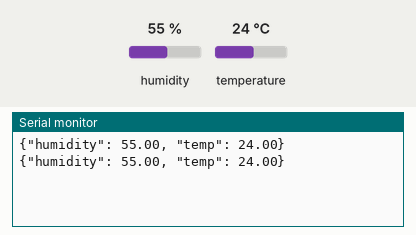
A sketch run on a simulated ESP8266 (NodeMCU). On the bench: the last lines printed to the serial monitor. The inputs (shaded band) are chosen by the test bench; at power-on: humidity 55 %, temperature 24 °C.

Above: at 2.8 s.
2.9 s: humidity set to 22 %
At 5.2 s:
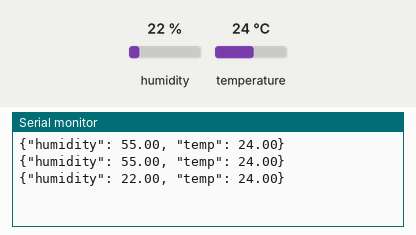
5.6 s: temperature set to 12 °C
At 7.1 s:
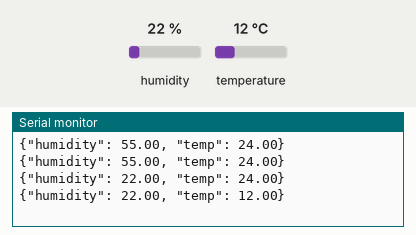
8.3 s: humidity set to 40 %
At 10.9 s:
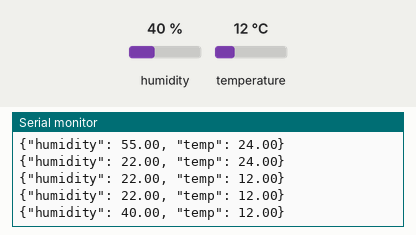
Timing chart, 0 to 12.4 s (numbered marks = the images above; inputs shaded):
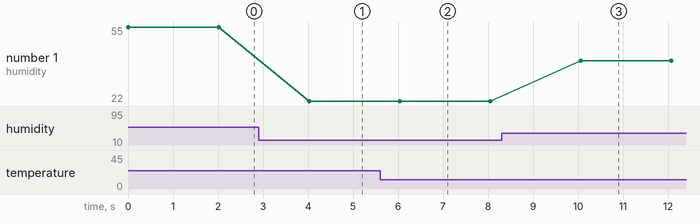

Measured:
- after the input at 2.9 s, the serial monitor: prints a new line after 1.1 s (image 1)
- after the input at 5.6 s, the serial monitor: prints a new line after 0.44 s (image 2)
- after the input at 8.3 s, the serial monitor: prints a new line after 1.8 s (image 3)
- plotted number 1: 55 → 22 after the input at 2.9 s, 22 → 40 after the input at 8.3 s

The sketch:

DHT11.test.ino
```cpp
#include <DHTesp.h>

DHTesp dht;

void setup() {
    Serial.begin(115200);
    dht.setup(D8, DHTesp::DHT11);
}

void loop() {
    float h = dht.getHumidity();
    float t = dht.getTemperature();

    Serial.print("{\"humidity\": ");
    Serial.print(h);
    Serial.print(", \"temp\": ");
    Serial.print(t);
    Serial.print("}\n");

    delay(2000);
}
```
